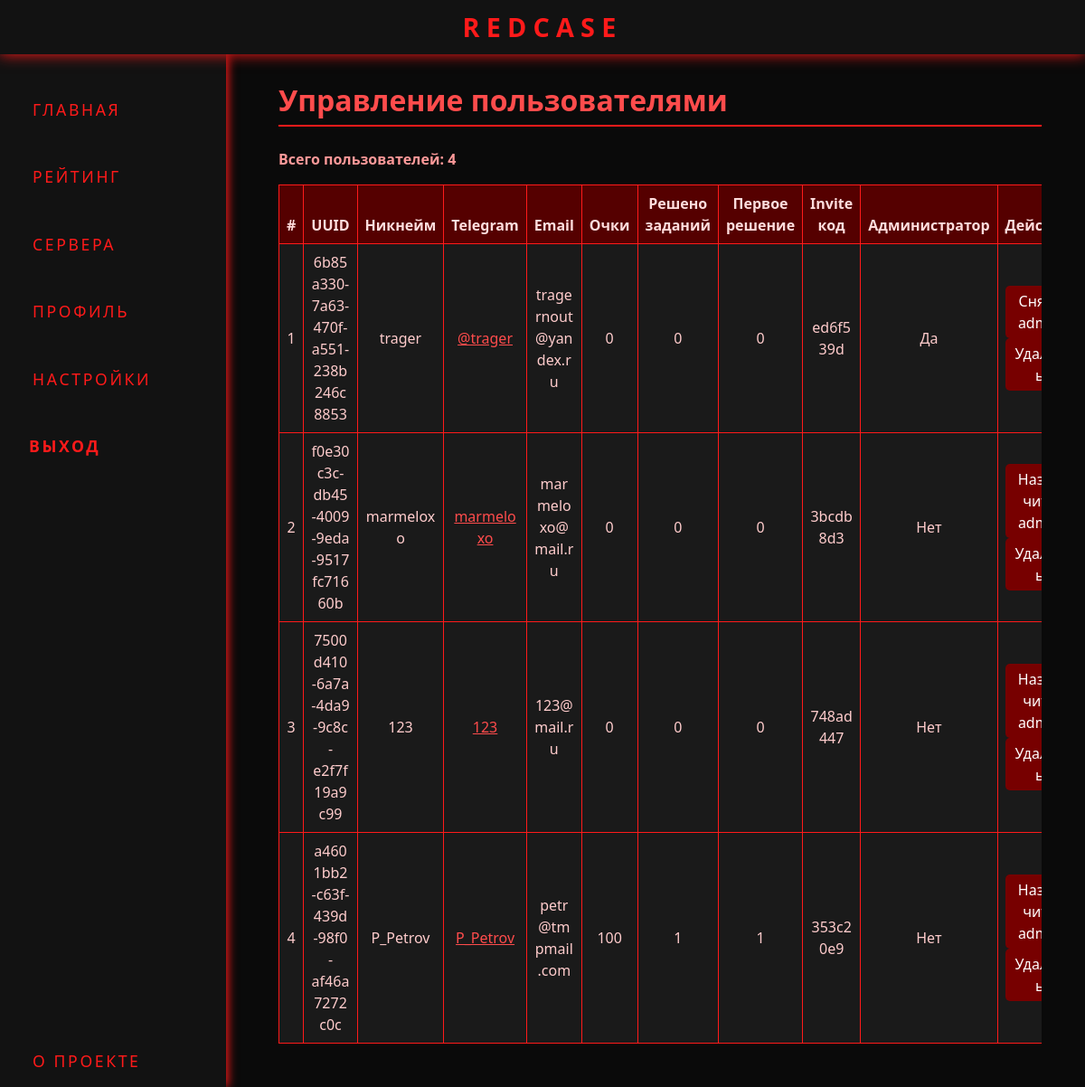
/users_info (signed in), run on the app's committed database.
### models.py (models this page shows, shortened)
class User(db.Model, UserMixin):  # наследуем UserMixin
    __tablename__ = 'Users'
    uuid = db.Column(db.String, primary_key=True)
    nickname = db.Column(db.String, nullable=False)
    first_name = db.Column(db.String, nullable=True)
    last_name = db.Column(db.String, nullable=True)
    email = db.Column(db.String, nullable=True)
    telegram = db.Column(db.String, nullable=False)
    password = db.Column(db.String, nullable=False)
    solved_vms = db.Column(db.Integer, nullable=False)
    first_bloods = db.Column(db.Integer, nullable=False)
    score = db.Column(db.Integer, nullable=False)
    profile_description = db.Column(db.String, nullable=True)
    invite_code = db.Column(db.String, nullable=False)
    used_invite_code = db.Column(db.String, nullable=False)
    is_admin = db.Column(db.Boolean, nullable=False)
    is_creator = db.Column(db.Boolean, nullable=False)
    vpn_config = db.Column(db.String, nullable=True)

### app.py (the view)
@app.route('/users_info')
@login_required
def users_info():
    if not current_user.is_admin:
        flash('Доступ запрещён: только для администраторов', 'danger')
        return redirect(url_for('index'))
    users = User.query.all()
    return render_template('users_info.html', users=users, active_page="users_info")

### app.py (called while the page is built)
@login_manager.user_loader
def load_user(user_uuid):
    return User.query.filter_by(uuid=user_uuid).first()

### templates/users_info.html (shortened to what this page needs)
{% extends "base_admin.html" %}
{% block content %}
<div class="container-fluid p-0">
  <h2 class="page-header">Управление пользователями</h2>
  <p style="color: #ff9999; font-weight: 600; margin-bottom: 1rem;">
    Всего пользователей: {{ users|length }}
  </p>
  <div class="table-responsive">
    <table class="table table-bordered rating-table align-middle">
      <thead>
        <tr>
          <th>#</th>
          <th>UUID</th>
          <th>Никнейм</th>
          <th>Telegram</th>
          <th>Email</th>
          <th>Очки</th>
          <th>Решено заданий</th>
          <th>Первое решение</th>
          <th>Invite код</th>
          <th>Администратор</th>
          <th>Действия</th>
        </tr>
      </thead>
      <tbody>
        {% for user in users %}
        <tr>
          <td>{{ loop.index }}</td>
          <td>{{ user.uuid }}</td>
          <td>{{ user.nickname or '—' }}</td>
          <td>
            {% if user.telegram %}
              <a href="https://t.me/{{ user.telegram }}" target="_blank" style="color: #ff4c4c;">{{ user.telegram }}</a>
            {% else %}
              —
            {% endif %}
          </td>
          <td>{{ user.email or '—' }}</td>
          <td>{{ user.score or 0 }}</td>
          <td>{{ user.solved_vms or 0 }}</td>
          <td>{{ user.first_bloods or 0 }}</td>
          <td>{{ user.invite_code or '—' }}</td>
          <td>{{ 'Да' if user.is_admin else 'Нет' }}</td>
          <td>
            <form method="POST" action="{{ url_for('toggle_admin', user_uuid=user.uuid) }}" style="display:inline;">
              <button type="submit" class="action-btn">
                {% if user.is_admin %}
                  Снять admin
                {% else %}
                  Назначить admin
                {% endif %}
              </button>
            </form>
            <form method="POST" action="{{ url_for('delete_user', user_uuid=user.uuid) }}" style="display:inline;" onsubmit="return confirm('Вы уверены, что хотите удалить пользователя?');">
              <button type="submit" class="action-btn">Удалить</button>
            </form>
          </td>
        </tr>
        {% else %}
        <tr>
          <td colspan="11" class="text-center" style="color: #ff9999;">Нет пользователей</td>
        </tr>
        {% endfor %}
      </tbody>
    </table>
  </div>
</div>
{% endblock %}

### templates/base_admin.html (style rules this page uses)
body, html { height: 100%; margin: 0; background-color: #0a0a0a; font-family: 'Segoe UI', Tahoma, Geneva, Verdana, sans-serif; color: #eee; overflow: hidden; }

### templates/users_info.html (style rules this page uses)
.rating-table { background-color: #1a1a1a !important; color: #ffcccc !important; border-color: #ff1a1a !important; }
.rating-table th { background-color: #550000 !important; color: #ffdddd !important; font-weight: 700; text-align: center; }
.rating-table td { background-color: #1a1a1a !important; color: #ffcccc !important; text-align: center; vertical-align: middle; word-break: break-word; }
.rating-table tbody tr:nth-child(odd) { background-color: #2a2a2a !important; }
.action-btn { background-color: #770000; color: white; border: none; padding: 5px 10px; margin-right: 5px; border-radius: 5px; cursor: pointer; }
h2.page-header { color: #ff4c4c; font-weight: 700; border-bottom: 2px solid #ff1a1a; padding-bottom: 0.5rem; margin-bottom: 1.5rem; }

### data on the page
User: uuid "6b85a330-7a63-470f-a551-238b246c8853", nickname "trager", telegram "@trager", email "tragernout@yandex.ru", score "0", solved_vms "0", first_bloods "0", invite_code "ed6f539d", is_admin "Да", shows "Снять admin"
User: uuid "f0e30c3c-db45-4009-9eda-9517fc71660b", nickname "marmeloxo", telegram "marmeloxo", email "marmeloxo@mail.ru", score "0", solved_vms "0", first_bloods "0", invite_code "3bcdb8d3", is_admin "Нет", shows "Назначить admin"
User: uuid "7500d410-6a7a-4da9-9c8c-e2f7f19a9c99", nickname "123", telegram "123", email "123@mail.ru", score "0", solved_vms "0", first_bloods "0", invite_code "748ad447", is_admin "Нет", shows "Назначить admin"
User: uuid "a4601bb2-c63f-439d-98f0-af46a7272c0c", nickname "P_Petrov", telegram "P_Petrov", email "petr@tmpmail.com", score "100", solved_vms "1", first_bloods "1", invite_code "353c20e9", is_admin "Нет", shows "Назначить admin"

### other printed values
{{ users|length }} "4"
